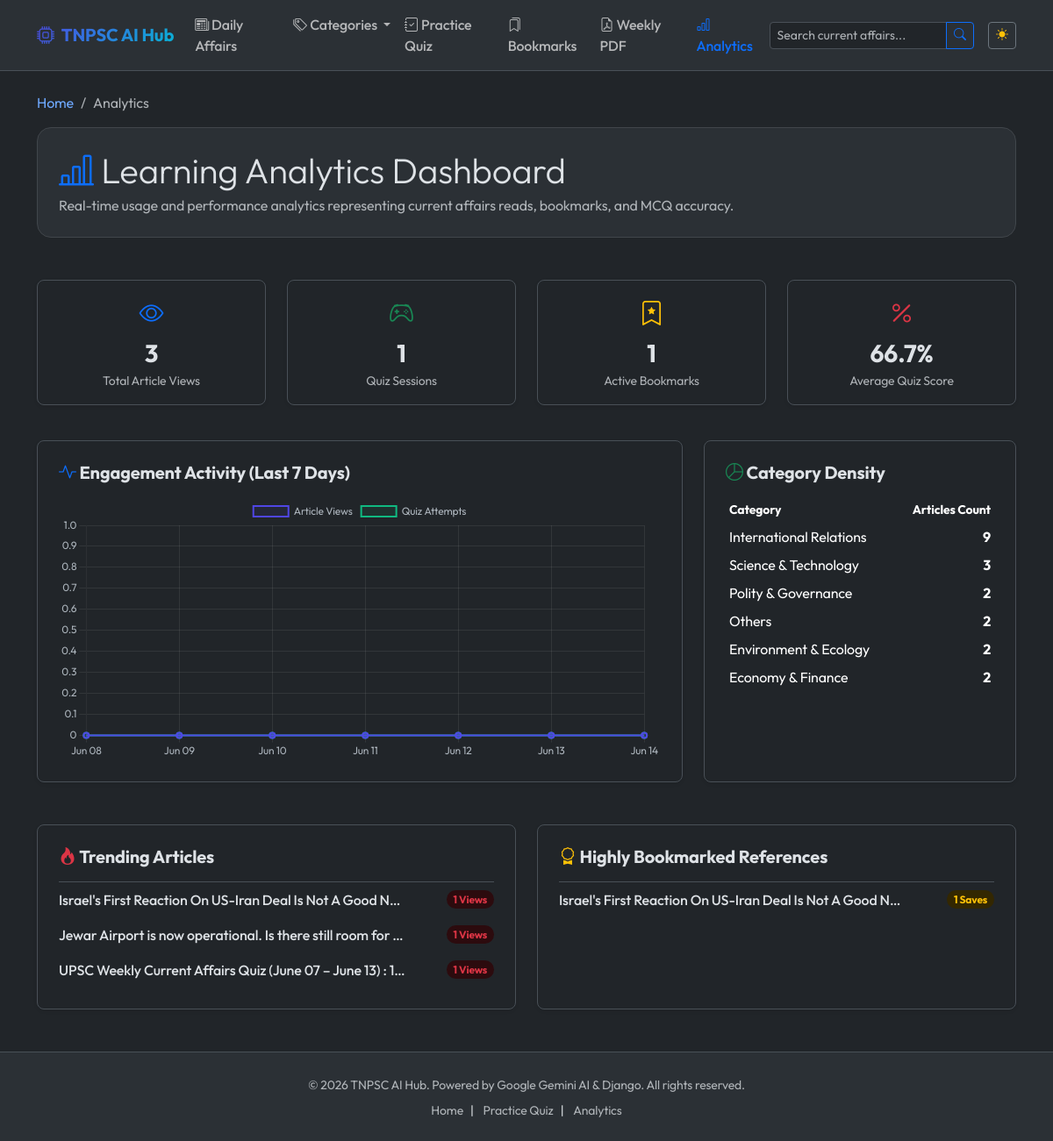
The page /analytics/ on the database its author committed.
### apps/news/models.py (models this page shows, shortened)
class News(models.Model):
    title = models.CharField(max_length=500)
    slug = models.SlugField(max_length=500, unique=True, blank=True)
    source = models.CharField(max_length=100)
    article_url = models.URLField(max_length=1000, unique=True)
    published_date = models.DateField()
    category = models.CharField(
        max_length=50,
        choices=settings.NEWS_CATEGORIES,
        default='Others'
    )
    summary = models.TextField(help_text="2-line TNPSC focused summary")
    keywords = models.JSONField(default=list, blank=True)
    mcq_question = models.TextField(blank=True, null=True)
    mcq_options = models.JSONField(default=dict, blank=True, help_text="Dictionary like {'A': '...', 'B': '...'}")
    mcq_answer = models.CharField(max_length=10, blank=True, null=True, help_text="Correct option key, e.g., 'A', 'B', 'C', 'D'")
    mcq_explanation = models.TextField(blank=True, null=True)
    highlighted_entities = models.JSONField(default=dict, blank=True)
    revision_notes = models.TextField(blank=True, null=True, help_text="Bullet points for quick revision")
    created_at = models.DateTimeField(auto_now_add=True)
    is_published = models.BooleanField(default=True)
    class Meta:
        verbose_name_plural = "News Articles"
        ordering = ['-published_date', '-created_at']

### apps/analytics/views.py (the view)
# urls.py: path('', AnalyticsDashboardView.as_view(), name='dashboard'),
class AnalyticsDashboardView(TemplateView):
    template_name = 'analytics/dashboard.html'
    def get_context_data(self, **kwargs):
        context = super().get_context_data(**kwargs)
        today = now().date()
        seven_days_ago = today - timedelta(days=7)
        context['total_views'] = Analytics.objects.aggregate(total=Sum('views'))['total'] or 0
        context['total_quiz_attempts'] = QuizAttempt.objects.count()
        context['total_bookmarks'] = Bookmark.objects.count()
        context['total_articles'] = News.objects.count()
        daily_stats = (
            Analytics.objects.filter(date__gte=seven_days_ago)
            .values('date')
            .annotate(views=Sum('views'), attempts=Sum('quiz_attempts'))
            .order_by('date')
        )
        dates_list = []
        views_list = []
        attempts_list = []
        for i in range(7):
            d = seven_days_ago + timedelta(days=i)
            dates_list.append(d.strftime('%b %d'))
            day_stat = next((item for item in daily_stats if item['date'] == d), None)
            views_list.append(day_stat['views'] if day_stat else 0)
            attempts_list.append(day_stat['attempts'] if day_stat else 0)
        context['chart_dates'] = dates_list
        context['chart_views'] = views_list
        context['chart_attempts'] = attempts_list
        category_counts = list(
            News.objects.values('category')
            .annotate(count=Count('id'))
            .order_by('-count')
        )
        context['category_counts'] = category_counts
        context['top_viewed_articles'] = (
            News.objects.annotate(total_views=Sum('analytics__views'))
            .filter(total_views__gt=0)
            .order_by('-total_views')[:5]
        )
        context['top_bookmarked_articles'] = (
            News.objects.annotate(total_bookmarks=Count('bookmarks'))
            .filter(total_bookmarks__gt=0)
            .order_by('-total_bookmarks')[:5]
        )
        quiz_stats = QuizAttempt.objects.aggregate(
            avg_correct=Avg('correct_answers'),
            avg_total=Avg('total_questions')
        )
        avg_correct = quiz_stats['avg_correct'] or 0
        avg_total = quiz_stats['avg_total'] or 0
        context['avg_quiz_score_pct'] = round((avg_correct / avg_total * 100), 1) if avg_total > 0 else 0
        return context

### apps/news/context_processors.py (called while the page is built)
def categories_processor(request):
    return {
        'NEWS_CATEGORIES': settings.NEWS_CATEGORIES
    }

### templates/analytics/dashboard.html (shortened to what this page needs)
{% extends 'base.html' %}
{% block content %}
<div class="row mb-5 animate-fade-in">
    <div class="col-12">
        <nav aria-label="breadcrumb">
            <ol class="breadcrumb">
                <li class="breadcrumb-item"><a href="{% url 'news:index' %}" class="text-decoration-none">Home</a></li>
                <li class="breadcrumb-item active" aria-current="page">Analytics</li>
            </ol>
        </nav>
        <div class="p-4 bg-body-tertiary border border-secondary-subtle rounded-4">
            <h1 class="display-6 fw-extrabold mb-1"><i class="bi bi-bar-chart-line text-primary"></i> Learning Analytics Dashboard</h1>
            <p class="text-muted mb-0">Real-time usage and performance analytics representing current affairs reads, bookmarks, and MCQ accuracy.</p>
        </div>
    </div>
</div>
<div class="row mb-4 animate-fade-in">
    <div class="col-6 col-md-3 mb-3">
        <div class="card border shadow-sm rounded-3 h-100 p-3 text-center">
            <div class="text-primary fs-3 mb-2"><i class="bi bi-eye"></i></div>
            <h3 class="fw-bold mb-1">{{ total_views }}</h3>
            <span class="text-muted small uppercase">Total Article Views</span>
        </div>
    </div>
    <div class="col-6 col-md-3 mb-3">
        <div class="card border shadow-sm rounded-3 h-100 p-3 text-center">
            <div class="text-success fs-3 mb-2"><i class="bi bi-controller"></i></div>
            <h3 class="fw-bold mb-1">{{ total_quiz_attempts }}</h3>
            <span class="text-muted small uppercase">Quiz Sessions</span>
        </div>
    </div>
    <div class="col-6 col-md-3 mb-3">
        <div class="card border shadow-sm rounded-3 h-100 p-3 text-center">
            <div class="text-warning fs-3 mb-2"><i class="bi bi-bookmark-star"></i></div>
            <h3 class="fw-bold mb-1">{{ total_bookmarks }}</h3>
            <span class="text-muted small uppercase">Active Bookmarks</span>
        </div>
    </div>
    <div class="col-6 col-md-3 mb-3">
        <div class="card border shadow-sm rounded-3 h-100 p-3 text-center">
            <div class="text-danger fs-3 mb-2"><i class="bi bi-percent"></i></div>
            <h3 class="fw-bold mb-1">{{ avg_quiz_score_pct }}%</h3>
            <span class="text-muted small uppercase">Average Quiz Score</span>
        </div>
    </div>
</div>
<div class="row mb-4 animate-fade-in">
    <div class="col-lg-8 mb-4">
        <div class="card shadow-sm border rounded-3 p-4">
            <h5 class="fw-bold mb-3"><i class="bi bi-activity text-primary"></i> Engagement Activity (Last 7 Days)</h5>
            <div style="height: 300px; position: relative;">
                <canvas id="engagementChart"></canvas>
            </div>
        </div>
    </div>
    <div class="col-lg-4 mb-4">
        <div class="card shadow-sm border rounded-3 p-4 h-100">
            <h5 class="fw-bold mb-3"><i class="bi bi-pie-chart text-success"></i> Category Density</h5>
            <div class="table-responsive">
                <table class="table table-borderless table-sm mb-0">
                    <thead>
                        <tr class="text-muted small uppercase">
                            <th>Category</th>
                            <th class="text-end">Articles Count</th>
                        </tr>
                    </thead>
                    <tbody>
                        {% for cat in category_counts %}
                        <tr>
                            <td> {{ cat.category }}</td>
                            <td class="text-end fw-bold">{{ cat.count }}</td>
                        </tr>
                        {% empty %}
                        <tr>
                            <td colspan="2" class="text-center text-muted">No category data yet.</td>
                        </tr>
                        {% endfor %}
                    </tbody>
                </table>
            </div>
        </div>
    </div>
</div>
<div class="row animate-fade-in">
    <div class="col-md-6 mb-4">
        <div class="card shadow-sm border rounded-3 p-4 h-100">
            <h5 class="fw-bold mb-3"><i class="bi bi-fire text-danger"></i> Trending Articles</h5>
            <div class="list-group list-group-flush">
                {% for news in top_viewed_articles %}
                    <a href="{% url 'news:detail' news.slug %}" class="list-group-item list-group-item-action bg-transparent border-0 px-0 py-2 d-flex justify-content-between align-items-center">
                        <span class="text-truncate me-3 fw-medium" style="max-width: 80%;">{{ news.title }}</span>
                        <span class="badge bg-danger-subtle text-danger rounded-pill">{{ news.total_views }} Views</span>
                    </a>
                {% empty %}
                    <p class="text-muted small">No views tracked yet.</p>
                {% endfor %}
            </div>
        </div>
    </div>
    <div class="col-md-6 mb-4">
        <div class="card shadow-sm border rounded-3 p-4 h-100">
            <h5 class="fw-bold mb-3"><i class="bi bi-award text-warning"></i> Highly Bookmarked References</h5>
            <div class="list-group list-group-flush">
                {% for news in top_bookmarked_articles %}
                    <a href="{% url 'news:detail' news.slug %}" class="list-group-item list-group-item-action bg-transparent border-0 px-0 py-2 d-flex justify-content-between align-items-center">
                        <span class="text-truncate me-3 fw-medium" style="max-width: 80%;">{{ news.title }}</span>
                        <span class="badge bg-warning-subtle text-warning rounded-pill">{{ news.total_bookmarks }} Saves</span>
                    </a>
                {% empty %}
                    <p class="text-muted small">No bookmarks recorded yet.</p>
                {% endfor %}
            </div>
        </div>
    </div>
</div>
{% endblock %}
{% block extra_js %}
<script>
    document.addEventListener('DOMContentLoaded', () => {
        const ctx = document.getElementById('engagementChart').getContext('2d');
        // Parse Django arrays
        const dates = {{ chart_dates|safe }};
        const views = {{ chart_views|safe }};
        const attempts = {{ chart_attempts|safe }};
        // Theme aware styling configuration
        const theme = document.documentElement.getAttribute('data-bs-theme');
        const gridColor = theme === 'dark' ? 'rgba(255, 255, 255, 0.08)' : 'rgba(0, 0, 0, 0.05)';
        const textColor = theme === 'dark' ? '#adb5bd' : '#495057';
        new Chart(ctx, {
            type: 'line',
            data: {
                labels: dates,
                datasets: [
                    {
                        label: 'Article Views',
                        data: views,
                        borderColor: '#4f46e5',
                        backgroundColor: 'rgba(79, 70, 229, 0.08)',
                        tension: 0.3,
                        fill: true,
                        borderWidth: 2
                    },
                    {
                        label: 'Quiz Attempts',
                        data: attempts,
                        borderColor: '#10b981',
                        backgroundColor: 'rgba(16, 185, 129, 0.08)',
                        tension: 0.3,
                        fill: true,
                        borderWidth: 2
                    }
                ]
            },
            options: {
                responsive: true,
                maintainAspectRatio: false,
                plugins: {
                    legend: {
                        labels: {
                            color: textColor,
                            font: { family: 'Outfit' }
                        }
                    }
                },
                scales: {
                    x: {
                        grid: { color: gridColor },
                        ticks: { color: textColor, font: { family: 'Outfit' } }
                    },
                    y: {
                        beginAtZero: true,
                        grid: { color: gridColor },
                        ticks: { color: textColor, font: { family: 'Outfit' } }
                    }
                }
            }
        });
    });
</script>
{% endblock %}

### static/css/styles.css (style rules this page uses)
:root { --primary-gradient: linear-gradient(135deg, #4f46e5 0%, #06b6d4 100%); --purple-color: #a855f7; --purple-light: #f3e8ff; --scheme-color: #eab308; --org-color: #3b82f6; --place-color: #22c55e; --person-color: #a855f7; --number-color: #ef4444; }
body { font-family: 'Outfit', -apple-system, BlinkMacSystemFont, "Segoe UI", Roboto, sans-serif; min-height: 100vh; display: flex; flex-direction: column; letter-spacing: -0.01em; }
.animate-fade-in { animation: fadeIn 0.4s ease-out forwards; }

### rows shown on the page
News: title "Israel's First Reaction On US-Iran Deal Is Not A Good N…", total_views "1", total_bookmarks "1"
News: title "Jewar Airport is now operational. Is there still room for…", total_views "1"
News: title "UPSC Weekly Current Affairs Quiz (June 07 – June 13) : 1…", total_views "1"

### other values the page prints
{{ total_views }} "3"
{{ total_quiz_attempts }} "1"
{{ total_bookmarks }} "1"
{{ avg_quiz_score_pct }} "66.7"
{{ cat.category }} "International Relations" "Science & Technology" "Polity & Governance" "Others" "Environment & Ecology" "Economy & Finance"
{{ cat.count }} "9" "3" "2" "2" "2" "2"
chart data {{ chart_views|safe }} [0, 0, 0, 0, 0, 0, 0]
chart data {{ chart_attempts|safe }} [0, 0, 0, 0, 0, 0, 0]
